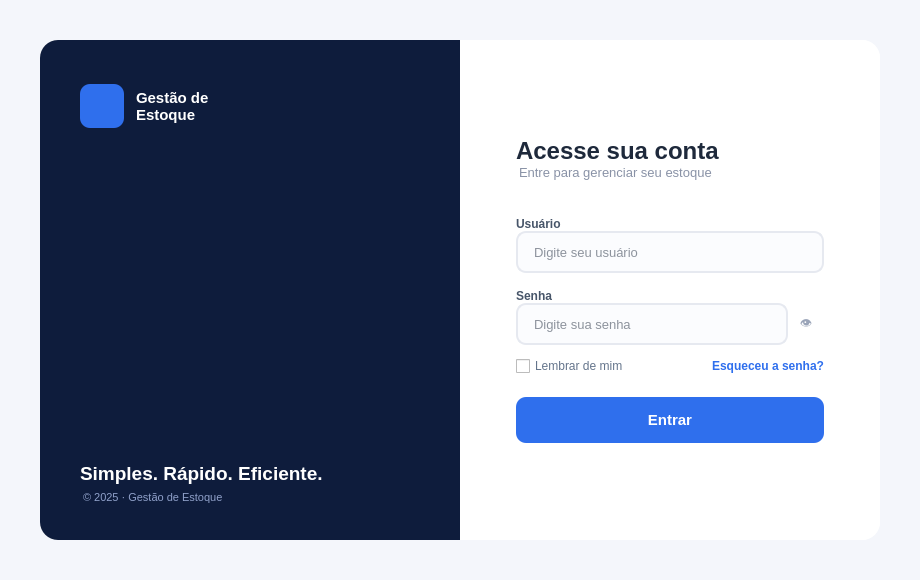
<?xml version="1.0" encoding="UTF-8"?>
<ui version="4.0">
 <class>LoginScreen</class>
 <widget class="QWidget" name="LoginScreen">
  <property name="geometry">
   <rect>
    <x>0</x>
    <y>0</y>
    <width>920</width>
    <height>580</height>
   </rect>
  </property>
  <property name="minimumSize">
   <size>
    <width>920</width>
    <height>580</height>
   </size>
  </property>
  <property name="windowTitle">
   <string>Gestão de Estoque - Acesse sua conta</string>
  </property>
  <property name="styleSheet">
   <string notr="true">QWidget#LoginScreen { background-color: #f4f6fb; }</string>
  </property>
  <layout class="QHBoxLayout" name="rootLayout">
   <property name="spacing">
    <number>0</number>
   </property>
   <property name="leftMargin">
    <number>40</number>
   </property>
   <property name="topMargin">
    <number>40</number>
   </property>
   <property name="rightMargin">
    <number>40</number>
   </property>
   <property name="bottomMargin">
    <number>40</number>
   </property>
   <item>
    <widget class="QFrame" name="cardFrame">
     <property name="styleSheet">
      <string notr="true">QFrame#cardFrame { background-color: #ffffff; border-radius: 18px; }</string>
     </property>
     <property name="frameShape">
      <enum>QFrame::StyledPanel</enum>
     </property>
     <property name="frameShadow">
      <enum>QFrame::Raised</enum>
     </property>
     <layout class="QHBoxLayout" name="cardLayout">
      <property name="spacing">
       <number>0</number>
      </property>
      <property name="leftMargin">
       <number>0</number>
      </property>
      <property name="topMargin">
       <number>0</number>
      </property>
      <property name="rightMargin">
       <number>0</number>
      </property>
      <property name="bottomMargin">
       <number>0</number>
      </property>

      <!-- ===================== LEFT PANEL ===================== -->
      <item>
       <widget class="QFrame" name="leftPanel">
        <property name="minimumSize">
         <size>
          <width>420</width>
          <height>0</height>
         </size>
        </property>
        <property name="maximumSize">
         <size>
          <width>420</width>
          <height>16777215</height>
         </size>
        </property>
        <property name="styleSheet">
         <string notr="true">QFrame#leftPanel { background-color: #0e1c3c; border-top-left-radius: 18px; border-bottom-left-radius: 18px; }
QLabel { color: #ffffff; }</string>
        </property>
        <property name="frameShape">
         <enum>QFrame::StyledPanel</enum>
        </property>
        <layout class="QVBoxLayout" name="leftLayout">
         <property name="spacing">
          <number>0</number>
         </property>
         <property name="leftMargin">
          <number>40</number>
         </property>
         <property name="topMargin">
          <number>44</number>
         </property>
         <property name="rightMargin">
          <number>40</number>
         </property>
         <property name="bottomMargin">
          <number>36</number>
         </property>
         <item>
          <layout class="QHBoxLayout" name="brandLayout">
           <property name="spacing">
            <number>12</number>
           </property>
           <item>
            <widget class="QLabel" name="brandIcon">
             <property name="minimumSize">
              <size>
               <width>44</width>
               <height>44</height>
              </size>
             </property>
             <property name="maximumSize">
              <size>
               <width>44</width>
               <height>44</height>
              </size>
             </property>
             <property name="styleSheet">
              <string notr="true">QLabel#brandIcon { background-color: #2f6fed; border-radius: 10px; }</string>
             </property>
             <property name="text">
              <string/>
             </property>
            </widget>
           </item>
           <item>
            <widget class="QLabel" name="brandName">
             <property name="font">
              <font>
               <family>Segoe UI</family>
               <pointsize>11</pointsize>
               <weight>75</weight>
               <bold>true</bold>
              </font>
             </property>
             <property name="text">
              <string>Gestão de
Estoque</string>
             </property>
            </widget>
           </item>
           <item>
            <spacer name="brandSpacer">
             <property name="orientation">
              <enum>Qt::Horizontal</enum>
             </property>
             <property name="sizeHint" stdset="0">
              <size>
               <width>40</width>
               <height>20</height>
              </size>
             </property>
            </spacer>
           </item>
          </layout>
         </item>
         <item>
          <spacer name="leftSpacerTop">
           <property name="orientation">
            <enum>Qt::Vertical</enum>
           </property>
           <property name="sizeHint" stdset="0">
            <size>
             <width>20</width>
             <height>140</height>
            </size>
           </property>
          </spacer>
         </item>
         <item>
          <widget class="QLabel" name="illustrationLabel">
           <property name="minimumSize">
            <size>
             <width>0</width>
             <height>180</height>
            </size>
           </property>
           <property name="alignment">
            <set>Qt::AlignCenter</set>
           </property>
           <property name="pixmap">
            <pixmap>:/images/box_illustration.png</pixmap>
           </property>
           <property name="scaledContents">
            <bool>false</bool>
           </property>
           <property name="text">
            <string/>
           </property>
          </widget>
         </item>
         <item>
          <spacer name="leftSpacerBottom">
           <property name="orientation">
            <enum>Qt::Vertical</enum>
           </property>
           <property name="sizeHint" stdset="0">
            <size>
             <width>20</width>
             <height>140</height>
            </size>
           </property>
          </spacer>
         </item>
         <item>
          <widget class="QLabel" name="taglineLabel">
           <property name="font">
            <font>
             <family>Segoe UI</family>
             <pointsize>14</pointsize>
             <weight>75</weight>
             <bold>true</bold>
            </font>
           </property>
           <property name="text">
            <string>Simples. Rápido. Eficiente.</string>
           </property>
          </widget>
         </item>
         <item>
          <widget class="QLabel" name="copyrightLabel">
           <property name="font">
            <font>
             <family>Segoe UI</family>
             <pointsize>8</pointsize>
            </font>
           </property>
           <property name="styleSheet">
            <string notr="true">color: #8fa0c9; margin-top: 6px;</string>
           </property>
           <property name="text">
            <string>© 2025 · Gestão de Estoque</string>
           </property>
          </widget>
         </item>
        </layout>
       </widget>
      </item>

      <!-- ===================== RIGHT PANEL ===================== -->
      <item>
       <widget class="QFrame" name="rightPanel">
        <property name="styleSheet">
         <string notr="true">QFrame#rightPanel { background-color: #ffffff; border-top-right-radius: 18px; border-bottom-right-radius: 18px; }</string>
        </property>
        <property name="frameShape">
         <enum>QFrame::StyledPanel</enum>
        </property>
        <layout class="QVBoxLayout" name="rightLayout">
         <property name="spacing">
          <number>0</number>
         </property>
         <property name="leftMargin">
          <number>56</number>
         </property>
         <property name="topMargin">
          <number>60</number>
         </property>
         <property name="rightMargin">
          <number>56</number>
         </property>
         <property name="bottomMargin">
          <number>60</number>
         </property>
         <item>
          <spacer name="rightSpacerTop">
           <property name="orientation">
            <enum>Qt::Vertical</enum>
           </property>
           <property name="sizeHint" stdset="0">
            <size>
             <width>20</width>
             <height>40</height>
            </size>
           </property>
          </spacer>
         </item>
         <item>
          <widget class="QLabel" name="titleLabel">
           <property name="font">
            <font>
             <family>Segoe UI</family>
             <pointsize>18</pointsize>
             <weight>75</weight>
             <bold>true</bold>
            </font>
           </property>
           <property name="styleSheet">
            <string notr="true">color: #1e293b;</string>
           </property>
           <property name="text">
            <string>Acesse sua conta</string>
           </property>
          </widget>
         </item>
         <item>
          <widget class="QLabel" name="subtitleLabel">
           <property name="font">
            <font>
             <family>Segoe UI</family>
             <pointsize>10</pointsize>
            </font>
           </property>
           <property name="styleSheet">
            <string notr="true">color: #8992a6; margin-bottom: 10px;</string>
           </property>
           <property name="text">
            <string>Entre para gerenciar seu estoque</string>
           </property>
          </widget>
         </item>
         <item>
          <spacer name="formSpacerTop">
           <property name="orientation">
            <enum>Qt::Vertical</enum>
           </property>
           <property name="sizeHint" stdset="0">
            <size>
             <width>20</width>
             <height>30</height>
            </size>
           </property>
          </spacer>
         </item>

         <!-- Usuário -->
         <item>
          <widget class="QLabel" name="usuarioLabel">
           <property name="font">
            <font>
             <family>Segoe UI</family>
             <pointsize>9</pointsize>
             <weight>75</weight>
             <bold>true</bold>
            </font>
           </property>
           <property name="styleSheet">
            <string notr="true">color: #475569;</string>
           </property>
           <property name="text">
            <string>Usuário</string>
           </property>
          </widget>
         </item>
         <item>
          <widget class="QLineEdit" name="usuarioLineEdit">
           <property name="minimumSize">
            <size>
             <width>0</width>
             <height>42</height>
            </size>
           </property>
           <property name="styleSheet">
            <string notr="true">QLineEdit {
  border: 1.5px solid #e6e9f0;
  border-radius: 10px;
  padding: 8px 14px;
  font-size: 10pt;
  background-color: #fbfcfe;
  color: #1e293b;
}
QLineEdit:focus {
  border: 1.5px solid #2f6fed;
  background-color: #ffffff;
}</string>
           </property>
           <property name="placeholderText">
            <string>Digite seu usuário</string>
           </property>
          </widget>
         </item>
         <item>
          <spacer name="fieldSpacer1">
           <property name="orientation">
            <enum>Qt::Vertical</enum>
           </property>
           <property name="sizeHint" stdset="0">
            <size>
             <width>20</width>
             <height>18</height>
            </size>
           </property>
          </spacer>
         </item>

         <!-- Senha -->
         <item>
          <widget class="QLabel" name="senhaLabel">
           <property name="font">
            <font>
             <family>Segoe UI</family>
             <pointsize>9</pointsize>
             <weight>75</weight>
             <bold>true</bold>
            </font>
           </property>
           <property name="styleSheet">
            <string notr="true">color: #475569;</string>
           </property>
           <property name="text">
            <string>Senha</string>
           </property>
          </widget>
         </item>
         <item>
          <layout class="QHBoxLayout" name="senhaLayout">
           <property name="spacing">
            <number>0</number>
           </property>
           <item>
            <widget class="QLineEdit" name="senhaLineEdit">
             <property name="minimumSize">
              <size>
               <width>0</width>
               <height>42</height>
              </size>
             </property>
             <property name="styleSheet">
              <string notr="true">QLineEdit {
  border: 1.5px solid #e6e9f0;
  border-radius: 10px;
  padding: 8px 14px;
  font-size: 10pt;
  background-color: #fbfcfe;
  color: #1e293b;
}
QLineEdit:focus {
  border: 1.5px solid #2f6fed;
  background-color: #ffffff;
}</string>
             </property>
             <property name="echoMode">
              <enum>QLineEdit::Password</enum>
             </property>
             <property name="placeholderText">
              <string>Digite sua senha</string>
             </property>
            </widget>
           </item>
           <item>
            <widget class="QToolButton" name="toggleSenhaButton">
             <property name="minimumSize">
              <size>
               <width>36</width>
               <height>42</height>
              </size>
             </property>
             <property name="maximumSize">
              <size>
               <width>36</width>
               <height>42</height>
              </size>
             </property>
             <property name="styleSheet">
              <string notr="true">QToolButton {
  border: none;
  background: transparent;
  color: #9aa4b8;
}
QToolButton:hover { color: #2f6fed; }</string>
             </property>
             <property name="text">
              <string>👁</string>
             </property>
             <property name="checkable">
              <bool>true</bool>
             </property>
            </widget>
           </item>
          </layout>
         </item>
         <item>
          <spacer name="fieldSpacer2">
           <property name="orientation">
            <enum>Qt::Vertical</enum>
           </property>
           <property name="sizeHint" stdset="0">
            <size>
             <width>20</width>
             <height>14</height>
            </size>
           </property>
          </spacer>
         </item>

         <!-- Lembrar / Esqueceu a senha -->
         <item>
          <layout class="QHBoxLayout" name="rowLayout">
           <item>
            <widget class="QCheckBox" name="lembrarCheckBox">
             <property name="font">
              <font>
               <family>Segoe UI</family>
               <pointsize>9</pointsize>
              </font>
             </property>
             <property name="styleSheet">
              <string notr="true">color: #64748b;</string>
             </property>
             <property name="text">
              <string>Lembrar de mim</string>
             </property>
            </widget>
           </item>
           <item>
            <spacer name="rowSpacer">
             <property name="orientation">
              <enum>Qt::Horizontal</enum>
             </property>
             <property name="sizeHint" stdset="0">
              <size>
               <width>40</width>
               <height>20</height>
              </size>
             </property>
            </spacer>
           </item>
           <item>
            <widget class="QLabel" name="esqueceuSenhaLabel">
             <property name="font">
              <font>
               <family>Segoe UI</family>
               <pointsize>9</pointsize>
               <weight>75</weight>
               <bold>true</bold>
              </font>
             </property>
             <property name="styleSheet">
              <string notr="true">color: #2f6fed;</string>
             </property>
             <property name="text">
              <string>Esqueceu a senha?</string>
             </property>
            </widget>
           </item>
          </layout>
         </item>
         <item>
          <spacer name="fieldSpacer3">
           <property name="orientation">
            <enum>Qt::Vertical</enum>
           </property>
           <property name="sizeHint" stdset="0">
            <size>
             <width>20</width>
             <height>24</height>
            </size>
           </property>
          </spacer>
         </item>

         <!-- Botão Entrar -->
         <item>
          <widget class="QPushButton" name="entrarButton">
           <property name="minimumSize">
            <size>
             <width>0</width>
             <height>46</height>
            </size>
           </property>
           <property name="font">
            <font>
             <family>Segoe UI</family>
             <pointsize>11</pointsize>
             <weight>75</weight>
             <bold>true</bold>
            </font>
           </property>
           <property name="cursor">
            <cursorShape>PointingHandCursor</cursorShape>
           </property>
           <property name="styleSheet">
            <string notr="true">QPushButton {
  background-color: #2f6fed;
  color: #ffffff;
  border: none;
  border-radius: 10px;
}
QPushButton:hover { background-color: #255bc4; }
QPushButton:pressed { background-color: #1f4ea3; }</string>
           </property>
           <property name="text">
            <string>Entrar</string>
           </property>
          </widget>
         </item>
         <item>
          <spacer name="rightSpacerBottom">
           <property name="orientation">
            <enum>Qt::Vertical</enum>
           </property>
           <property name="sizeHint" stdset="0">
            <size>
             <width>20</width>
             <height>40</height>
            </size>
           </property>
          </spacer>
         </item>
        </layout>
       </widget>
      </item>

     </layout>
    </widget>
   </item>
  </layout>
 </widget>
 <resources/>
 <connections/>
</ui>
